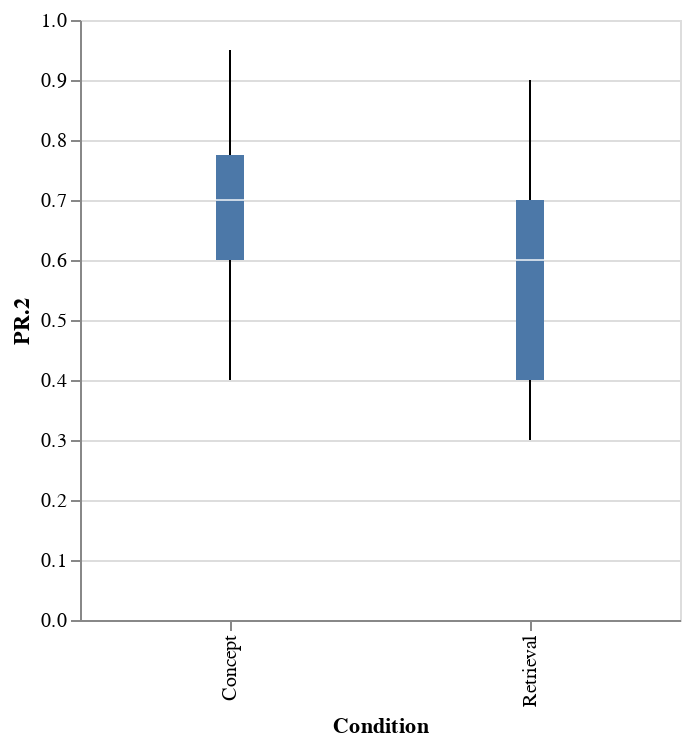

Write notebook code for a chart like this one.
### Markdown cell above
# Question 1

Which group felt like they learned more: the subjects who made concept maps or the ones who practiced retrieval? (Or are they about the same?) Make an appropriate visualization and explain what you see.

_Hint:_ Use the variable `PR.2`, which contains the participants' predictions of how well they would do on a test one week later.

### Code cell
# YOUR CODE HERE
df_learn.groupby("Condition")["PR.2"].mean()

Chart(df_learn).mark_boxplot(extent='min-max').encode(
    x="Condition",
    y="PR.2",
).properties(
    width=300,
    height=300
)

### Figure 1 — Vega-Lite specification as saved in the notebook (floating-point values rounded to 4 significant figures)
{"config": {"view": {"continuousWidth": 400, "continuousHeight": 300}}, "data": {"name": "data-b97b4773ab608bcfaf6c1c57c319138d"}, "mark": {"type": "boxplot", "extent": "min-max"}, "encoding": {"x": {"field": "Condition", "type": "nominal"}, "y": {"field": "PR.2", "type": "quantitative"}}, "height": 300, "width": 300, "$schema": "https://vega.github.io/schema/vega-lite/v4.17.0.json", "datasets": {"data-b97b4773ab608bcfaf6c1c57c319138d": [{"ID": "KB1", "Age": 18, "Gender": "Female", "Date.P1": "11/21/16", "Date.P2": "11/28/16", "Condition": "Concept", "IC.1": 1, "IC.2": 1, "Comp.1": 1, "Comp.2": 1, "PR.1": 1.0, "PR.2": 0.8, "MCS.1": 0.75, "Scorer.1": "NK", "MCS.2": 0.67, "Scorer.2": "TT", "MCS.avg": 0.71, "R1CS.1": null, "Scorer.1.1": null, "R1CS.2": null, "Scorer.2.1": null, "R1CS.avg": null, "R2CS.1": null, "Scorer.1.2": null, "R2CS.2": null, "Scorer.2.2": null, "R2CS.avg": null, "TS.1": 0.36, "Scorer.1.3": "NK", "TS.2": 0.42, "Scorer.2.3": "MS", "TS.avg": 0.39, "Exc.1": 0, "Exc.2": 0, "Collection": 1}, {"ID": "KB2", "Age": 18, "Gender": "Male", "Date.P1": "11/21/16", "Date.P2": "11/28/16", "Condition": "Concept", "IC.1": 1, "IC.2": 1, "Comp.1": 1, "Comp.2": 1, "PR.1": 0.0, "PR.2": 0.7, "MCS.1": 0.4, "Scorer.1": "NK", "MCS.2": 0.367, "Scorer.2": "TT", "MCS.avg": 0.3835, "R1CS.1": null, "Scorer.1.1": null, "R1CS.2": null, "Scorer.2.1": null, "R1CS.avg": null, "R2CS.1": null, "Scorer.1.2": null, "R2CS.2": null, "Scorer.2.2": null, "R2CS.avg": null, "TS.1": 0.48, "Scorer.1.3": "MS", "TS.2": 0.36, "Scorer.2.3": "NK", "TS.avg": 0.42, "Exc.1": 0, "Exc.2": 0, "Collection": 1}, {"ID": "KB3", "Age": 18, "Gender": "Male", "Date.P1": "11/21/16", "Date.P2": "11/28/16", "Condition": "Concept", "IC.1": 1, "IC.2": 1, "Comp.1": 1, "Comp.2": 1, "PR.1": 0.0, "PR.2": 0.7, "MCS.1": 0.433, "Scorer.1": "NK", "MCS.2": 0.55, "Scorer.2": "MS", "MCS.avg": 0.4915, "R1CS.1": null, "Scorer.1.1": null, "R1CS.2": null, "Scorer.2.1": null, "R1CS.avg": null, "R2CS.1": null, "Scorer.1.2": null, "R2CS.2": null, "Scorer.2.2": null, "R2CS.avg": null, "TS.1": 0.08, "Scorer.1.3": "NK", "TS.2": 0.08, "Scorer.2.3": "MS", "TS.avg": 0.08, "Exc.1": 0, "Exc.2": 0, "Collection": 1}, {"ID": "KB4", "Age": 19, "Gender": "Female", "Date.P1": "11/21/16", "Date.P2": "11/28/16", "Condition": "Concept", "IC.1": 1, "IC.2": 1, "Comp.1": 1, "Comp.2": 1, "PR.1": 0.0, "PR.2": 0.7, "MCS.1": 0.317, "Scorer.1": "NK", "MCS.2": 0.333, "Scorer.2": "MS", "MCS.avg": 0.325, "R1CS.1": null, "Scorer.1.1": null, "R1CS.2": null, "Scorer.2.1": null, "R1CS.avg": null, "R2CS.1": null, "Scorer.1.2": null, "R2CS.2": null, "Scorer.2.2": null, "R2CS.avg": null, "TS.1": 0.44, "Scorer.1.3": "MS", "TS.2": 0.42, "Scorer.2.3": "NK", "TS.avg": 0.43, "Exc.1": 0, "Exc.2": 0, "Collection": 1}, {"ID": "KB5", "Age": 19, "Gender": "Female", "Date.P1": "11/22/16", "Date.P2": "11/29/16", "Condition": "Concept", "IC.1": 1, "IC.2": 1, "Comp.1": 1, "Comp.2": 1, "PR.1": 0.0, "PR.2": 0.95, "MCS.1": 0.683, "Scorer.1": "NK", "MCS.2": 0.717, "Scorer.2": "MS", "MCS.avg": 0.7, "R1CS.1": null, "Scorer.1.1": null, "R1CS.2": null, "Scorer.2.1": null, "R1CS.avg": null, "R2CS.1": null, "Scorer.1.2": null, "R2CS.2": null, "Scorer.2.2": null, "R2CS.avg": null, "TS.1": 0.26, "Scorer.1.3": "NK", "TS.2": 0.28, "Scorer.2.3": "MS", "TS.avg": 0.27, "Exc.1": 0, "Exc.2": 0, "Collection": 1}, {"ID": "KB6", "Age": 19, "Gender": "Male", "Date.P1": "11/22/16", "Date.P2": "11/29/16", "Condition": "Concept", "IC.1": 1, "IC.2": 1, "Comp.1": 1, "Comp.2": 1, "PR.1": 1.0, "PR.2": 0.6, "MCS.1": 0.817, "Scorer.1": "NK", "MCS.2": 0.783, "Scorer.2": "MS", "MCS.avg": 0.8, "R1CS.1": null, "Scorer.1.1": null, "R1CS.2": null, "Scorer.2.1": null, "R1CS.avg": null, "R2CS.1": null, "Scorer.1.2": null, "R2CS.2": null, "Scorer.2.2": null, "R2CS.avg": null, "TS.1": 0.4, "Scorer.1.3": "NK", "TS.2": 0.46, "Scorer.2.3": "MS", "TS.avg": 0.43, "Exc.1": 0, "Exc.2": 0, "Collection": 1}, {"ID": "KB7", "Age": 18, "Gender": "Male", "Date.P1": "11/22/16", "Date.P2": "12/6/16", "Condition": "Concept", "IC.1": 1, "IC.2": 1, "Comp.1": 1, "Comp.2": 1, "PR.1": 1.0, "PR.2": 0.6, "MCS.1": 0.733, "Scorer.1": "NK", "MCS.2": 0.767, "Scorer.2": "MS", "MCS.avg": 0.75, "R1CS.1": null, "Scorer.1.1": null, "R1CS.2": null, "Scorer.2.1": null, "R1CS.avg": null, "R2CS.1": null, "Scorer.1.2": null, "R2CS.2": null, "Scorer.2.2": null, "R2CS.avg": null, "TS.1": 0.38, "Scorer.1.3": "MS", "TS.2": 0.36, "Scorer.2.3": "CB", "TS.avg": 0.37, "Exc.1": 0, "Exc.2": 0, "Collection": 1}, {"ID": "KB8", "Age": 20, "Gender": "Male", "Date.P1": "11/22/16", "Date.P2": "11/29/16", "Condition": "Concept", "IC.1": 1, "IC.2": 1, "Comp.1": 1, "Comp.2": 1, "PR.1": 1.0, "PR.2": 0.5, "MCS.1": 0.35, "Scorer.1": "NK", "MCS.2": 0.333, "Scorer.2": "MS", "MCS.avg": 0.3415, "R1CS.1": null, "Scorer.1.1": null, "R1CS.2": null, "Scorer.2.1": null, "R1CS.avg": null, "R2CS.1": null, "Scorer.1.2": null, "R2CS.2": null, "Scorer.2.2": null, "R2CS.avg": null, "TS.1": 0.44, "Scorer.1.3": "NK", "TS.2": 0.46, "Scorer.2.3": "MS", "TS.avg": 0.45, "Exc.1": 0, "Exc.2": 0, "Collection": 1}, {"ID": "KB9", "Age": 20, "Gender": "Male", "Date.P1": "11/22/16", "Date.P2": "11/28/16", "Condition": "Concept", "IC.1": 1, "IC.2": 1, "Comp.1": 1, "Comp.2": 1, "PR.1": 0.0, "PR.2": 0.6, "MCS.1": 0.65, "Scorer.1": "NK", "MCS.2": 0.65, "Scorer.2": "MS", "MCS.avg": 0.65, "R1CS.1": null, "Scorer.1.1": null, "R1CS.2": null, "Scorer.2.1": null, "R1CS.avg": null, "R2CS.1": null, "Scorer.1.2": null, "R2CS.2": null, "Scorer.2.2": null, "R2CS.avg": null, "TS.1": 0.64, "Scorer.1.3": "MS", "TS.2": 0.58, "Scorer.2.3": "NK", "TS.avg": 0.61, "Exc.1": 0, "Exc.2": 0, "Collection": 1}, {"ID": "KB10", "Age": 20, "Gender": "Female", "Date.P1": "11/29/16", "Date.P2": "12/6/16", "Condition": "Concept", "IC.1": 1, "IC.2": 1, "Comp.1": 1, "Comp.2": 1, "PR.1": 1.0, "PR.2": 0.9, "MCS.1": 0.817, "Scorer.1": "NK", "MCS.2": 0.783, "Scorer.2": "MS", "MCS.avg": 0.8, "R1CS.1": null, "Scorer.1.1": null, "R1CS.2": null, "Scorer.2.1": null, "R1CS.avg": null, "R2CS.1": null, "Scorer.1.2": null, "R2CS.2": null, "Scorer.2.2": null, "R2CS.avg": null, "TS.1": 0.66, "Scorer.1.3": "NK", "TS.2": 0.7, "Scorer.2.3": "MS", "TS.avg": 0.68, "Exc.1": 0, "Exc.2": 0, "Collection": 1}, {"ID": "KB11", "Age": 21, "Gender": "Female", "Date.P1": "11/21/16", "Date.P2": "11/28/16", "Condition": "Retrieval", "IC.1": 1, "IC.2": 1, "Comp.1": 1, "Comp.2": 1, "PR.1": null, "PR.2": 0.4, "MCS.1": null, "Scorer.1": null, "MCS.2": null, "Scorer.2": null, "MCS.avg": null, "R1CS.1": 0.6, "Scorer.1.1": "NK", "R1CS.2": 0.6, "Scorer.2.1": "TT", "R1CS.avg": 0.6, "R2CS.1": 0.76, "Scorer.1.2": "NK", "R2CS.2": 0.783, "Scorer.2.2": "TT", "R2CS.avg": 0.772, "TS.1": 0.38, "Scorer.1.3": "MS", "TS.2": 0.3, "Scorer.2.3": "NK", "TS.avg": 0.34, "Exc.1": 0, "Exc.2": 0, "Collection": 1}, {"ID": "KB12", "Age": 18, "Gender": "Female", "Date.P1": "11/21/16", "Date.P2": "11/29/16", "Condition": "Retrieval", "IC.1": 1, "IC.2": 1, "Comp.1": 1, "Comp.2": 1, "PR.1": null, "PR.2": 0.6, "MCS.1": null, "Scorer.1": null, "MCS.2": null, "Scorer.2": null, "MCS.avg": null, "R1CS.1": 0.81, "Scorer.1.1": "NK", "R1CS.2": 0.85, "Scorer.2.1": "TT", "R1CS.avg": 0.83, "R2CS.1": 0.93, "Scorer.1.2": "NK", "R2CS.2": 0.933, "Scorer.2.2": "TT", "R2CS.avg": 0.932, "TS.1": 0.76, "Scorer.1.3": "NK", "TS.2": 0.82, "Scorer.2.3": "MS", "TS.avg": 0.79, "Exc.1": 0, "Exc.2": 0, "Collection": 1}, {"ID": "KB13", "Age": 20, "Gender": "Female", "Date.P1": "11/21/16", "Date.P2": "11/28/16", "Condition": "Retrieval", "IC.1": 1, "IC.2": 1, "Comp.1": 1, "Comp.2": 1, "PR.1": null, "PR.2": 0.9, "MCS.1": null, "Scorer.1": null, "MCS.2": null, "Scorer.2": null, "MCS.avg": null, "R1CS.1": 0.63, "Scorer.1.1": "NK", "R1CS.2": 0.617, "Scorer.2.1": "TT", "R1CS.avg": 0.624, "R2CS.1": 0.76, "Scorer.1.2": "NK", "R2CS.2": 0.8, "Scorer.2.2": "TT", "R2CS.avg": 0.78, "TS.1": 0.8, "Scorer.1.3": "MS", "TS.2": 0.8, "Scorer.2.3": "NK", "TS.avg": 0.8, "Exc.1": 0, "Exc.2": 0, "Collection": 1}, {"ID": "KB14", "Age": 19, "Gender": "Female", "Date.P1": "11/21/16", "Date.P2": "11/28/16", "Condition": "Retrieval", "IC.1": 1, "IC.2": 1, "Comp.1": 1, "Comp.2": 1, "PR.1": null, "PR.2": 0.7, "MCS.1": null, "Scorer.1": null, "MCS.2": null, "Scorer.2": null, "MCS.avg": null, "R1CS.1": 0.56, "Scorer.1.1": "NK", "R1CS.2": 0.567, "Scorer.2.1": "TT", "R1CS.avg": 0.564, "R2CS.1": 0.18, "Scorer.1.2": "NK", "R2CS.2": 0.167, "Scorer.2.2": "TT", "R2CS.avg": 0.174, "TS.1": 0.48, "Scorer.1.3": "MS", "TS.2": 0.4, "Scorer.2.3": "NK", "TS.avg": 0.44, "Exc.1": 0, "Exc.2": 0, "Collection": 1}, {"ID": "KB15", "Age": 18, "Gender": "Female", "Date.P1": "11/22/16", "Date.P2": "11/29/16", "Condition": "Retrieval", "IC.1": 1, "IC.2": 1, "Comp.1": 1, "Comp.2": 1, "PR.1": null, "PR.2": 0.3, "MCS.1": null, "Scorer.1": null, "MCS.2": null, "Scorer.2": null, "MCS.avg": null, "R1CS.1": 0.4, "Scorer.1.1": "TT", "R1CS.2": 0.35, "Scorer.2.1": "LH", "R1CS.avg": 0.375, "R2CS.1": 0.483, "Scorer.1.2": "TT", "R2CS.2": 0.55, "Scorer.2.2": "LH", "R2CS.avg": 0.517, "TS.1": 0.34, "Scorer.1.3": "MS", "TS.2": 0.34, "Scorer.2.3": "CB", "TS.avg": 0.34, "Exc.1": 0, "Exc.2": 0, "Collection": 1}, {"ID": "KB16", "Age": 19, "Gender": "Male", "Date.P1": "11/22/16", "Date.P2": "11/29/16", "Condition": "Retrieval", "IC.1": 1, "IC.2": 1, "Comp.1": 1, "Comp.2": 1, "PR.1": null, "PR.2": 0.4, "MCS.1": null, "Scorer.1": null, "MCS.2": null, "Scorer.2": null, "MCS.avg": null, "R1CS.1": 0.5, "Scorer.1.1": "TT", "R1CS.2": 0.55, "Scorer.2.1": "LH", "R1CS.avg": 0.525, "R2CS.1": 0.8, "Scorer.1.2": "TT", "R2CS.2": 0.83, "Scorer.2.2": "LH", "R2CS.avg": 0.82, "TS.1": 0.6, "Scorer.1.3": "NK", "TS.2": 0.6, "Scorer.2.3": "MS", "TS.avg": 0.6, "Exc.1": 0, "Exc.2": 0, "Collection": 1}, {"ID": "KB18", "Age": 20, "Gender": "Male", "Date.P1": "11/22/16", "Date.P2": "11/29/16", "Condition": "Retrieval", "IC.1": 1, "IC.2": 1, "Comp.1": 1, "Comp.2": 1, "PR.1": null, "PR.2": 0.7, "MCS.1": null, "Scorer.1": null, "MCS.2": null, "Scorer.2": null, "MCS.avg": null, "R1CS.1": 0.7, "Scorer.1.1": "TT", "R1CS.2": 0.67, "Scorer.2.1": "LH", "R1CS.avg": 0.685, "R2CS.1": 0.8, "Scorer.1.2": "TT", "R2CS.2": 0.883, "Scorer.2.2": "LH", "R2CS.avg": 0.842, "TS.1": 0.6, "Scorer.1.3": "MS", "TS.2": 0.64, "Scorer.2.3": "CB", "TS.avg": 0.62, "Exc.1": 0, "Exc.2": 0, "Collection": 1}, {"ID": "KB19", "Age": 21, "Gender": "Female", "Date.P1": "11/29/16", "Date.P2": "12/6/16", "Condition": "Retrieval", "IC.1": 1, "IC.2": 1, "Comp.1": 1, "Comp.2": 1, "PR.1": null, "PR.2": 0.4, "MCS.1": null, "Scorer.1": null, "MCS.2": null, "Scorer.2": null, "MCS.avg": null, "R1CS.1": 0.57, "Scorer.1.1": "LH", "R1CS.2": 0.65, "Scorer.2.1": "TT", "R1CS.avg": 0.61, "R2CS.1": 0.73, "Scorer.1.2": "LH", "R2CS.2": 0.817, "Scorer.2.2": "TT", "R2CS.avg": 0.774, "TS.1": 0.72, "Scorer.1.3": "NK", "TS.2": 0.74, "Scorer.2.3": "MS", "TS.avg": 0.73, "Exc.1": 0, "Exc.2": 0, "Collection": 1}, {"ID": "KB20", "Age": 17, "Gender": "Male", "Date.P1": "11/29/16", "Date.P2": "12/6/16", "Condition": "Retrieval", "IC.1": 1, "IC.2": 1, "Comp.1": 1, "Comp.2": 1, "PR.1": null, "PR.2": 0.6, "MCS.1": null, "Scorer.1": null, "MCS.2": null, "Scorer.2": null, "MCS.avg": null, "R1CS.1": 0.583, "Scorer.1.1": "LH", "R1CS.2": 0.633, "Scorer.2.1": "TT", "R1CS.avg": 0.61, "R2CS.1": 0.733, "Scorer.1.2": "LH", "R2CS.2": 0.767, "Scorer.2.2": "TT", "R2CS.avg": 0.75, "TS.1": 0.62, "Scorer.1.3": "NK", "TS.2": 0.62, "Scorer.2.3": "CB", "TS.avg": 0.62, "Exc.1": 0, "Exc.2": 0, "Collection": 1}, {"ID": "KB21", "Age": 20, "Gender": "Male", "Date.P1": "11/29/16", "Date.P2": "12/6/16", "Condition": "Concept", "IC.1": 1, "IC.2": 1, "Comp.1": 1, "Comp.2": 1, "PR.1": 0.0, "PR.2": 0.8, "MCS.1": 0.55, "Scorer.1": "NK", "MCS.2": 0.583, "Scorer.2": "CB", "MCS.avg": 0.567, "R1CS.1": null, "Scorer.1.1": null, "R1CS.2": null, "Scorer.2.1": null, "R1CS.avg": null, "R2CS.1": null, "Scorer.1.2": null, "R2CS.2": null, "Scorer.2.2": null, "R2CS.avg": null, "TS.1": 0.56, "Scorer.1.3": "MS", "TS.2": 0.6, "Scorer.2.3": "CB", "TS.avg": 0.58, "Exc.1": 0, "Exc.2": 0, "Collection": 1}, {"ID": "KB22", "Age": 18, "Gender": "Male", "Date.P1": "11/29/16", "Date.P2": "12/6/16", "Condition": "Concept", "IC.1": 1, "IC.2": 1, "Comp.1": 1, "Comp.2": 1, "PR.1": 0.0, "PR.2": 0.6, "MCS.1": 0.417, "Scorer.1": "NK", "MCS.2": 0.433, "Scorer.2": "CB", "MCS.avg": 0.425, "R1CS.1": null, "Scorer.1.1": null, "R1CS.2": null, "Scorer.2.1": null, "R1CS.avg": null, "R2CS.1": null, "Scorer.1.2": null, "R2CS.2": null, "Scorer.2.2": null, "R2CS.avg": null, "TS.1": 0.18, "Scorer.1.3": "NK", "TS.2": 0.2, "Scorer.2.3": "MS", "TS.avg": 0.19, "Exc.1": 0, "Exc.2": 0, "Collection": 1}, {"ID": "KB23", "Age": 21, "Gender": "Male", "Date.P1": "11/29/16", "Date.P2": "12/6/16", "Condition": "Concept", "IC.1": 1, "IC.2": 1, "Comp.1": 1, "Comp.2": 1, "PR.1": 0.0, "PR.2": 0.9, "MCS.1": 0.56, "Scorer.1": "MS", "MCS.2": 0.45, "Scorer.2": "CB", "MCS.avg": 0.505, "R1CS.1": null, "Scorer.1.1": null, "R1CS.2": null, "Scorer.2.1": null, "R1CS.avg": null, "R2CS.1": null, "Scorer.1.2": null, "R2CS.2": null, "Scorer.2.2": null, "R2CS.avg": null, "TS.1": 0.68, "Scorer.1.3": "MS", "TS.2": 0.68, "Scorer.2.3": "CB", "TS.avg": 0.68, "Exc.1": 0, "Exc.2": 0, "Collection": 1}, {"ID": "KB24", "Age": 18, "Gender": "Male", "Date.P1": "11/29/16", "Date.P2": "12/6/16", "Condition": "Concept", "IC.1": 1, "IC.2": 1, "Comp.1": 1, "Comp.2": 1, "PR.1": 1.0, "PR.2": 0.9, "MCS.1": 0.917, "Scorer.1": "MS", "MCS.2": 0.8, "Scorer.2": "NK", "MCS.avg": 0.859, "R1CS.1": null, "Scorer.1.1": null, "R1CS.2": null, "Scorer.2.1": null, "R1CS.avg": null, "R2CS.1": null, "Scorer.1.2": null, "R2CS.2": null, "Scorer.2.2": null, "R2CS.avg": null, "TS.1": 0.54, "Scorer.1.3": "NK", "TS.2": 0.52, "Scorer.2.3": "MS", "TS.avg": 0.53, "Exc.1": 0, "Exc.2": 0, "Collection": 1}, {"ID": "KB25", "Age": 19, "Gender": "Male", "Date.P1": "11/29/16", "Date.P2": "12/6/16", "Condition": "Concept", "IC.1": 1, "IC.2": 1, "Comp.1": 1, "Comp.2": 1, "PR.1": 1.0, "PR.2": 0.6, "MCS.1": 0.683, "Scorer.1": "MS", "MCS.2": 0.667, "Scorer.2": "NK", "MCS.avg": 0.675, "R1CS.1": null, "Scorer.1.1": null, "R1CS.2": null, "Scorer.2.1": null, "R1CS.avg": null, "R2CS.1": null, "Scorer.1.2": null, "R2CS.2": null, "Scorer.2.2": null, "R2CS.avg": null, "TS.1": 0.56, "Scorer.1.3": "NK", "TS.2": 0.62, "Scorer.2.3": "MS", "TS.avg": 0.59, "Exc.1": 0, "Exc.2": 0, "Collection": 1}, {"ID": "KB26", "Age": 18, "Gender": "Female", "Date.P1": "11/29/16", "Date.P2": "12/6/16", "Condition": "Concept", "IC.1": 1, "IC.2": 1, "Comp.1": 1, "Comp.2": 1, "PR.1": 1.0, "PR.2": 0.7, "MCS.1": 0.667, "Scorer.1": "TT", "MCS.2": 0.65, "Scorer.2": "NK", "MCS.avg": 0.659, "R1CS.1": null, "Scorer.1.1": null, "R1CS.2": null, "Scorer.2.1": null, "R1CS.avg": null, "R2CS.1": null, "Scorer.1.2": null, "R2CS.2": null, "Scorer.2.2": null, "R2CS.avg": null, "TS.1": 0.3, "Scorer.1.3": "MS", "TS.2": 0.3, "Scorer.2.3": "CB", "TS.avg": 0.3, "Exc.1": 0, "Exc.2": 0, "Collection": 1}, {"ID": "KB27", "Age": 18, "Gender": "Male", "Date.P1": "11/29/16", "Date.P2": "12/6/16", "Condition": "Concept", "IC.1": 1, "IC.2": 1, "Comp.1": 1, "Comp.2": 1, "PR.1": 1.0, "PR.2": 0.7, "MCS.1": 0.5, "Scorer.1": "NK", "MCS.2": 0.5, "Scorer.2": "MS", "MCS.avg": 0.5, "R1CS.1": null, "Scorer.1.1": null, "R1CS.2": null, "Scorer.2.1": null, "R1CS.avg": null, "R2CS.1": null, "Scorer.1.2": null, "R2CS.2": null, "Scorer.2.2": null, "R2CS.avg": null, "TS.1": 0.52, "Scorer.1.3": "MS", "TS.2": 0.52, "Scorer.2.3": "CB", "TS.avg": 0.52, "Exc.1": 0, "Exc.2": 0, "Collection": 1}, {"ID": "KB28", "Age": 18, "Gender": "Male", "Date.P1": "11/29/16", "Date.P2": "12/2/16", "Condition": "Concept", "IC.1": 1, "IC.2": 1, "Comp.1": 1, "Comp.2": 1, "PR.1": 1.0, "PR.2": 0.5, "MCS.1": 0.55, "Scorer.1": "NK", "MCS.2": 0.617, "Scorer.2": "MS", "MCS.avg": 0.583, "R1CS.1": null, "Scorer.1.1": null, "R1CS.2": null, "Scorer.2.1": null, "R1CS.avg": null, "R2CS.1": null, "Scorer.1.2": null, "R2CS.2": null, "Scorer.2.2": null, "R2CS.avg": null, "TS.1": 0.42, "Scorer.1.3": "NK", "TS.2": 0.44, "Scorer.2.3": "MS", "TS.avg": 0.43, "Exc.1": 0, "Exc.2": 0, "Collection": 1}, {"ID": "KB29", "Age": 19, "Gender": "Male", "Date.P1": "1/23/17", "Date.P2": "1/31/17", "Condition": "Concept", "IC.1": 1, "IC.2": 1, "Comp.1": 1, "Comp.2": 1, "PR.1": 1.0, "PR.2": 0.9, "MCS.1": 0.867, "Scorer.1": "TT", "MCS.2": 0.85, "Scorer.2": "NK", "MCS.avg": 0.8585, "R1CS.1": null, "Scorer.1.1": null, "R1CS.2": null, "Scorer.2.1": null, "R1CS.avg": null, "R2CS.1": null, "Scorer.1.2": null, "R2CS.2": null, "Scorer.2.2": null, "R2CS.avg": null, "TS.1": 0.6, "Scorer.1.3": "LH", "TS.2": 0.6, "Scorer.2.3": "TT", "TS.avg": 0.6, "Exc.1": 0, "Exc.2": 0, "Collection": 1}, {"ID": "KB30", "Age": 18, "Gender": "Female", "Date.P1": "1/23/17", "Date.P2": "1/31/17", "Condition": "Concept", "IC.1": 1, "IC.2": 1, "Comp.1": 1, "Comp.2": 1, "PR.1": 1.0, "PR.2": 0.4, "MCS.1": 0.76, "Scorer.1": "NK", "MCS.2": 0.783, "Scorer.2": "TT", "MCS.avg": 0.767, "R1CS.1": null, "Scorer.1.1": null, "R1CS.2": null, "Scorer.2.1": null, "R1CS.avg": null, "R2CS.1": null, "Scorer.1.2": null, "R2CS.2": null, "Scorer.2.2": null, "R2CS.avg": null, "TS.1": 0.8, "Scorer.1.3": "LH", "TS.2": 0.8, "Scorer.2.3": "NK", "TS.avg": 0.8, "Exc.1": 0, "Exc.2": 0, "Collection": 1}, {"ID": "KB31", "Age": 19, "Gender": "Female", "Date.P1": "1/23/17", "Date.P2": "2/1/17", "Condition": "Concept", "IC.1": 1, "IC.2": 1, "Comp.1": 1, "Comp.2": 1, "PR.1": 1.0, "PR.2": 0.6, "MCS.1": 0.733, "Scorer.1": "TT", "MCS.2": 0.75, "Scorer.2": "NK", "MCS.avg": 0.74, "R1CS.1": null, "Scorer.1.1": null, "R1CS.2": null, "Scorer.2.1": null, "R1CS.avg": null, "R2CS.1": null, "Scorer.1.2": null, "R2CS.2": null, "Scorer.2.2": null, "R2CS.avg": null, "TS.1": 0.22, "Scorer.1.3": "LH", "TS.2": 0.22, "Scorer.2.3": "NK", "TS.avg": 0.22, "Exc.1": 0, "Exc.2": 0, "Collection": 1}, {"ID": "KB32", "Age": 18, "Gender": "Male", "Date.P1": "1/23/17", "Date.P2": "1/31/17", "Condition": "Concept", "IC.1": 1, "IC.2": 1, "Comp.1": 1, "Comp.2": 1, "PR.1": 0.0, "PR.2": 0.7, "MCS.1": 0.62, "Scorer.1": "NK", "MCS.2": 0.633, "Scorer.2": "TT", "MCS.avg": 0.623, "R1CS.1": null, "Scorer.1.1": null, "R1CS.2": null, "Scorer.2.1": null, "R1CS.avg": null, "R2CS.1": null, "Scorer.1.2": null, "R2CS.2": null, "Scorer.2.2": null, "R2CS.avg": null, "TS.1": 0.54, "Scorer.1.3": "LH", "TS.2": 0.46, "Scorer.2.3": "NK", "TS.avg": 0.5, "Exc.1": 0, "Exc.2": 0, "Collection": 1}, {"ID": "KB33", "Age": 21, "Gender": "Male", "Date.P1": "1/24/17", "Date.P2": "1/31/17", "Condition": "Concept", "IC.1": 1, "IC.2": 1, "Comp.1": 1, "Comp.2": 1, "PR.1": 1.0, "PR.2": 0.7, "MCS.1": 0.767, "Scorer.1": "TT", "MCS.2": 0.8, "Scorer.2": "NK", "MCS.avg": 0.785, "R1CS.1": null, "Scorer.1.1": null, "R1CS.2": null, "Scorer.2.1": null, "R1CS.avg": null, "R2CS.1": null, "Scorer.1.2": null, "R2CS.2": null, "Scorer.2.2": null, "R2CS.avg": null, "TS.1": 0.64, "Scorer.1.3": "LH", "TS.2": 0.64, "Scorer.2.3": "TT", "TS.avg": 0.64, "Exc.1": 0, "Exc.2": 0, "Collection": 1}, {"ID": "KB34", "Age": 22, "Gender": "Female", "Date.P1": "1/24/17", "Date.P2": "1/31/17", "Condition": "Retrieval", "IC.1": 1, "IC.2": 1, "Comp.1": 1, "Comp.2": 1, "PR.1": null, "PR.2": 0.8, "MCS.1": null, "Scorer.1": null, "MCS.2": null, "Scorer.2": null, "MCS.avg": null, "R1CS.1": 0.367, "Scorer.1.1": "TT", "R1CS.2": 0.383, "Scorer.2.1": "LH", "R1CS.avg": 0.375, "R2CS.1": 0.567, "Scorer.1.2": "TT", "R2CS.2": 0.6, "Scorer.2.2": "LH", "R2CS.avg": 0.584, "TS.1": 0.42, "Scorer.1.3": "LH", "TS.2": 0.32, "Scorer.2.3": "TT", "TS.avg": 0.37, "Exc.1": 0, "Exc.2": 0, "Collection": 1}, {"ID": "KB35", "Age": 19, "Gender": "Male", "Date.P1": "1/24/17", "Date.P2": "2/2/17", "Condition": "Retrieval", "IC.1": 1, "IC.2": 1, "Comp.1": 1, "Comp.2": 1, "PR.1": null, "PR.2": 0.9, "MCS.1": null, "Scorer.1": null, "MCS.2": null, "Scorer.2": null, "MCS.avg": null, "R1CS.1": 0.767, "Scorer.1.1": "TT", "R1CS.2": 0.8, "Scorer.2.1": "LH", "R1CS.avg": 0.784, "R2CS.1": 0.867, "Scorer.1.2": "TT", "R2CS.2": 0.9, "Scorer.2.2": "LH", "R2CS.avg": 0.884, "TS.1": 1.0, "Scorer.1.3": "LH", "TS.2": 1.0, "Scorer.2.3": "NK", "TS.avg": 1.0, "Exc.1": 0, "Exc.2": 0, "Collection": 1}, {"ID": "KB37", "Age": 20, "Gender": "Male", "Date.P1": "1/24/17", "Date.P2": "1/31/17", "Condition": "Retrieval", "IC.1": 1, "IC.2": 1, "Comp.1": 1, "Comp.2": 1, "PR.1": null, "PR.2": 0.8, "MCS.1": null, "Scorer.1": null, "MCS.2": null, "Scorer.2": null, "MCS.avg": null, "R1CS.1": 0.4, "Scorer.1.1": "TT", "R1CS.2": 0.5, "Scorer.2.1": "LH", "R1CS.avg": 0.45, "R2CS.1": 0.75, "Scorer.1.2": "TT", "R2CS.2": 0.8, "Scorer.2.2": "LH", "R2CS.avg": 0.775, "TS.1": 0.44, "Scorer.1.3": "LH", "TS.2": 0.44, "Scorer.2.3": "TT", "TS.avg": 0.44, "Exc.1": 0, "Exc.2": 0, "Collection": 1}, {"ID": "KB38", "Age": 19, "Gender": "Female", "Date.P1": "1/24/17", "Date.P2": "1/31/17", "Condition": "Concept", "IC.1": 1, "IC.2": 1, "Comp.1": 1, "Comp.2": 1, "PR.1": 1.0, "PR.2": 0.7, "MCS.1": 0.717, "Scorer.1": "NK", "MCS.2": 0.733, "Scorer.2": "TT", "MCS.avg": 0.725, "R1CS.1": null, "Scorer.1.1": null, "R1CS.2": null, "Scorer.2.1": null, "R1CS.avg": null, "R2CS.1": null, "Scorer.1.2": null, "R2CS.2": null, "Scorer.2.2": null, "R2CS.avg": null, "TS.1": 0.22, "Scorer.1.3": "LH", "TS.2": 0.18, "Scorer.2.3": "TT", "TS.avg": 0.2, "Exc.1": 0, "Exc.2": 0, "Collection": 1}, {"ID": "KB39", "Age": 19, "Gender": "Female", "Date.P1": "1/25/17", "Date.P2": "2/1/17", "Condition": "Concept", "IC.1": 1, "IC.2": 1, "Comp.1": 1, "Comp.2": 1, "PR.1": 0.0, "PR.2": 0.7, "MCS.1": 0.417, "Scorer.1": "NK", "MCS.2": 0.417, "Scorer.2": "TT", "MCS.avg": 0.417, "R1CS.1": null, "Scorer.1.1": null, "R1CS.2": null, "Scorer.2.1": null, "R1CS.avg": null, "R2CS.1": null, "Scorer.1.2": null, "R2CS.2": null, "Scorer.2.2": null, "R2CS.avg": null, "TS.1": 0.48, "Scorer.1.3": "LH", "TS.2": 0.5, "Scorer.2.3": "NK", "TS.avg": 0.49, "Exc.1": 0, "Exc.2": 0, "Collection": 1}, {"ID": "KB40", "Age": 20, "Gender": "Female", "Date.P1": "1/25/17", "Date.P2": "2/2/17", "Condition": "Retrieval", "IC.1": 1, "IC.2": 1, "Comp.1": 1, "Comp.2": 1, "PR.1": null, "PR.2": 0.4, "MCS.1": null, "Scorer.1": null, "MCS.2": null, "Scorer.2": null, "MCS.avg": null, "R1CS.1": 0.367, "Scorer.1.1": "TT", "R1CS.2": 0.4, "Scorer.2.1": "LH", "R1CS.avg": 0.384, "R2CS.1": 0.65, "Scorer.1.2": "TT", "R2CS.2": 0.717, "Scorer.2.2": "LH", "R2CS.avg": 0.683, "TS.1": 0.66, "Scorer.1.3": "LH", "TS.2": 0.6, "Scorer.2.3": "NK", "TS.avg": 0.63, "Exc.1": 0, "Exc.2": 0, "Collection": 1}, {"ID": "KB41", "Age": 19, "Gender": "Female", "Date.P1": "1/25/17", "Date.P2": "2/1/17", "Condition": "Retrieval", "IC.1": 1, "IC.2": 1, "Comp.1": 1, "Comp.2": 1, "PR.1": null, "PR.2": 0.6, "MCS.1": null, "Scorer.1": null, "MCS.2": null, "Scorer.2": null, "MCS.avg": null, "R1CS.1": 0.633, "Scorer.1.1": "TT", "R1CS.2": 0.733, "Scorer.2.1": "LH", "R1CS.avg": 0.683, "R2CS.1": 0.767, "Scorer.1.2": "TT", "R2CS.2": 0.833, "Scorer.2.2": "LH", "R2CS.avg": 0.8, "TS.1": 0.66, "Scorer.1.3": "LH", "TS.2": 0.7, "Scorer.2.3": "NK", "TS.avg": 0.68, "Exc.1": 0, "Exc.2": 0, "Collection": 1}, {"ID": "KB42", "Age": 19, "Gender": "Female", "Date.P1": "1/25/17", "Date.P2": "2/1/17", "Condition": "Retrieval", "IC.1": 1, "IC.2": 1, "Comp.1": 1, "Comp.2": 1, "PR.1": null, "PR.2": 0.4, "MCS.1": null, "Scorer.1": null, "MCS.2": null, "Scorer.2": null, "MCS.avg": null, "R1CS.1": 0.717, "Scorer.1.1": "TT", "R1CS.2": 0.683, "Scorer.2.1": "LH", "R1CS.avg": 0.7, "R2CS.1": 0.7, "Scorer.1.2": "TT", "R2CS.2": 0.7, "Scorer.2.2": "LH", "R2CS.avg": 0.7, "TS.1": 0.88, "Scorer.1.3": "LH", "TS.2": 0.8, "Scorer.2.3": "NK", "TS.avg": 0.84, "Exc.1": 0, "Exc.2": 0, "Collection": 1}, {"ID": "KB43", "Age": 18, "Gender": "Female", "Date.P1": "1/25/17", "Date.P2": "2/1/17", "Condition": "Retrieval", "IC.1": 1, "IC.2": 1, "Comp.1": 1, "Comp.2": 1, "PR.1": null, "PR.2": 0.4, "MCS.1": null, "Scorer.1": null, "MCS.2": null, "Scorer.2": null, "MCS.avg": null, "R1CS.1": 0.45, "Scorer.1.1": "TT", "R1CS.2": 0.467, "Scorer.2.1": "LH", "R1CS.avg": 0.458, "R2CS.1": 0.717, "Scorer.1.2": "TT", "R2CS.2": 0.717, "Scorer.2.2": "LH", "R2CS.avg": 0.717, "TS.1": 0.58, "Scorer.1.3": "LH", "TS.2": 0.54, "Scorer.2.3": "NK", "TS.avg": 0.56, "Exc.1": 0, "Exc.2": 0, "Collection": 1}, {"ID": "KB44", "Age": 20, "Gender": "Male", "Date.P1": "1/25/17", "Date.P2": "2/1/17", "Condition": "Concept", "IC.1": 1, "IC.2": 1, "Comp.1": 1, "Comp.2": 1, "PR.1": 0.0, "PR.2": 0.5, "MCS.1": 0.75, "Scorer.1": "TT", "MCS.2": 0.85, "Scorer.2": "NK", "MCS.avg": 0.8, "R1CS.1": null, "Scorer.1.1": null, "R1CS.2": null, "Scorer.2.1": null, "R1CS.avg": null, "R2CS.1": null, "Scorer.1.2": null, "R2CS.2": null, "Scorer.2.2": null, "R2CS.avg": null, "TS.1": 0.82, "Scorer.1.3": "LH", "TS.2": 0.76, "Scorer.2.3": "NK", "TS.avg": 0.79, "Exc.1": 0, "Exc.2": 0, "Collection": 1}, {"ID": "KB45", "Age": 19, "Gender": "Female", "Date.P1": "1/26/17", "Date.P2": "2/2/17", "Condition": "Retrieval", "IC.1": 1, "IC.2": 1, "Comp.1": 1, "Comp.2": 1, "PR.1": null, "PR.2": 0.5, "MCS.1": null, "Scorer.1": null, "MCS.2": null, "Scorer.2": null, "MCS.avg": null, "R1CS.1": 0.66, "Scorer.1.1": "NK", "R1CS.2": 0.817, "Scorer.2.1": "LH", "R1CS.avg": 0.738, "R2CS.1": 0.8, "Scorer.1.2": "NK", "R2CS.2": 0.85, "Scorer.2.2": "LH", "R2CS.avg": 0.825, "TS.1": 0.68, "Scorer.1.3": "LH", "TS.2": 0.68, "Scorer.2.3": "TT", "TS.avg": 0.68, "Exc.1": 0, "Exc.2": 0, "Collection": 1}]}}
